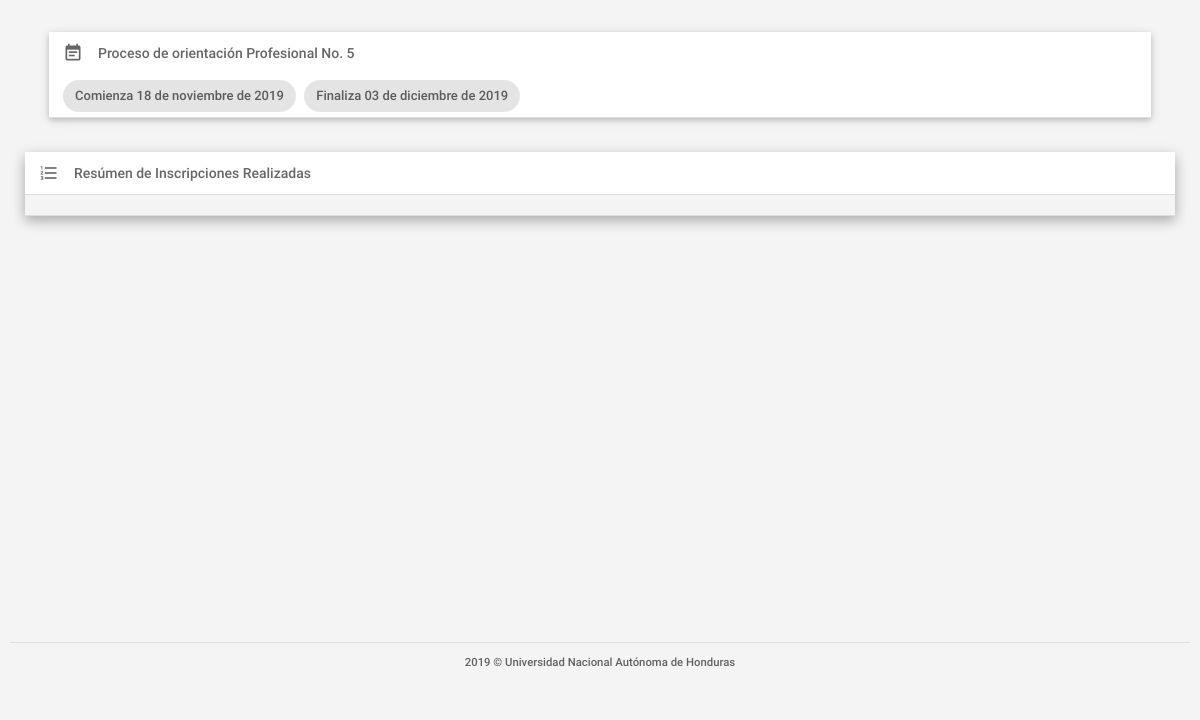
Page /inscripciones.php on the committed database.
### tables this page shows
CREATE TABLE IF NOT EXISTS `tbl_procesos` (
  `idprocesos` INT NOT NULL,
  `fechainicio` DATETIME NULL,
  `fechafinal` DATETIME NULL,
  `fechainiciotestlinea` DATETIME NULL,
  `fechafinaltestlinea` DATETIME NULL,
  `urltestlinea1` VARCHAR(300) NULL,
  `urltestline2` VARCHAR(300) NULL,
  `clavetest` VARCHAR(100) NULL,
  `fechainicioentrevista` DATETIME NULL,
  `fechafinentrevista` DATETIME NULL,
  `fechainiciodevuelveresultado` DATETIME NULL,
  `fechafindevuelveresultado` DATETIME NULL,
  `estado` VARCHAR(45) NULL,
  PRIMARY KEY (`idprocesos`));

### assets/clases/class_conexion.php (called while the page is built, shortened)
<?php
	class Conexion{
		private $usuario = "root";
		private $contraseña = "oracle123";
		private $host = "localhost";
		private $baseDatos = "db_formacion";
		private $puerto = "3306";
		private $link;
		public function establecerConexion(){
			$this->link = mysqli_connect($this->host,$this->usuario,$this->contraseña,$this->baseDatos,$this->puerto);
			$this->link->set_charset("utf8");
		}
		public function ejecutarInstruccion($sql){
			return mysqli_query($this->link, $sql);
		}
	}
?>

### inscripciones.php (the view, shortened to what this page needs)
<?php
    require('./assets/clases/class_conexion.php');
    $mysql = new Conexion();
    $fechaActual = date("Y-m-d H:m:s");
    $query=$mysql->ejecutarInstruccion("
    select *, DATE_FORMAT(fechainicio, '%d de %M de %Y') as FI, DATE_FORMAT(fechafinal, '%d de %M de %Y') as FF from tbl_procesos
    WHERE '". $fechaActual ."' BETWEEN fechainicio AND fechafinal
    ");
?>
<!DOCTYPE html>
<html lang="es">
<head>
    <link type="text/css" rel="stylesheet" href="assets/plugins/materialize/css/materialize.min.css" />
    <link href="assets/css/materialize_Icons.css" rel="stylesheet">
    <link href="assets/css/alpha.css" rel="stylesheet" type="text/css" />
    <link href="assets/css/custom.css" rel="stylesheet" type="text/css" />
    <link href="assets/css/gestionar_Usuarios.css" rel="stylesheet" type="text/css">
    <link href="assets/plugins/sweetalert/sweetalert.css" rel="stylesheet" type="text/css" />
    <link href="assets/plugins/material-preloader/css/materialPreloader.min.css" rel="stylesheet">
    <link href="assets/css/inscripciones.css" rel="stylesheet">
</head>
<body>
    <div class="mn-content">
        <main class="mn-inner">
            <div class="row">
                <ul class="collapsible popout procesos" data-collapsible="accordion">
                    <?php
                        while($datos = mysqli_fetch_array($query))
                        {
                    ?>
                    <li  >
                        <div class="collapsible-header" <?php echo 'onclick="getSecciones('.$datos["idprocesos"].',this)"' ?>>
                        <i class="material-icons">event_note</i>
                            Proceso de orientación Profesional No. <?php echo $datos["idprocesos"]; ?><br>
                            <div class="chip">Comienza <?php echo $datos["FI"]; ?></div>
                            <div class="chip">Finaliza <?php echo $datos["FF"]; ?></div>
                        </div>
                    </li>
                    <?php
                    }
                    ?>
                </ul>
            </div>
            <div class="row">
                <ul class="collapsible popout" data-collapsible="accordion" id="div_secciones_matriculadas">
                    <li>
                        <div class="collapsible-header active">
                            <i class="material-icons">format_list_numbered</i>
                            Resúmen de Inscripciones Realizadas
                        </div>
                        <div class="collapsible-body">
                    </li>
                </ul>
            </div>
        </main>
        <div id="div-piePagina"></div>
    </div>
    <div class="left-sidebar-hover"></div>
</body>
</html>

### assets/css/alpha.css (style rules this page uses)
html, body, .mn-content { font-size: 14px; height: 100%; width: 100%; }
html { font-weight: 500; color: rgba(0, 0, 0, 0.6); }
body { background-color: #F4F4F4; overflow-y: auto!important; overflow-x: hidden; }
.mn-content { opacity: 1; -webkit-transition: opacity .3s; -moz-transition: opacity .3s; -o-transition: opacity .3s; transition: opacity .3s; }
.collapsible-header i { width: auto; font-size: 20px; line-height: inherit; display: inline-block; text-align: left; margin-right: 15px; }
.left-sidebar-hover { position: fixed; background: transparent; width: 13.25px; left: 0; top: 0; bottom: 0; }
.mn-inner { padding: 25px 25px 9.5px 25px; min-height: 79vh !important; }
.collapsible { -webkit-box-shadow: 0 1px 2px rgba(0, 0, 0, 0.15); box-shadow: 0 1px 2px rgba(0, 0, 0, 0.15); }

### assets/css/custom.css (style rules this page uses)
#div-piePagina { bottom: 0px; font-size: 0.9em; width: 100%; padding: 10px; background-color: #F4F4F4; }
.mn-inner { min-height: 84vh; }

### rows in the picture
tbl_procesos: idprocesos "5", FI "18 de noviembre de 2019", FF "03 de diciembre de 2019"
